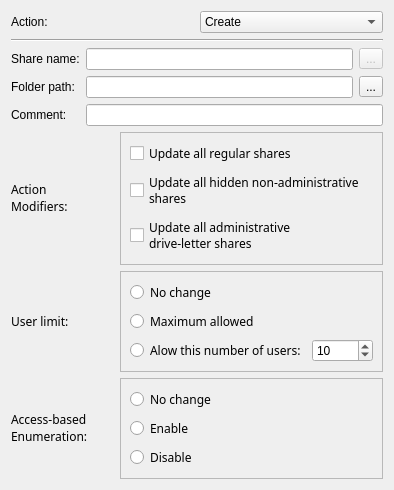
<?xml version="1.0" encoding="UTF-8"?>
<ui version="4.0">
 <class>SharesWidget</class>
 <widget class="QWidget" name="SharesWidget">
  <property name="geometry">
   <rect>
    <x>0</x>
    <y>0</y>
    <width>394</width>
    <height>487</height>
   </rect>
  </property>
  <property name="windowTitle">
   <string>Form</string>
  </property>
  <layout class="QGridLayout" name="gridLayout">
   <item row="1" column="0" colspan="2">
    <widget class="Line" name="line">
     <property name="font">
      <font>
       <pointsize>9</pointsize>
      </font>
     </property>
     <property name="orientation">
      <enum>Qt::Horizontal</enum>
     </property>
    </widget>
   </item>
   <item row="4" column="0">
    <widget class="QLabel" name="userLimitLabel">
     <property name="font">
      <font>
       <family>Sans Serif</family>
      </font>
     </property>
     <property name="contextMenuPolicy">
      <enum>Qt::NoContextMenu</enum>
     </property>
     <property name="layoutDirection">
      <enum>Qt::LeftToRight</enum>
     </property>
     <property name="autoFillBackground">
      <bool>false</bool>
     </property>
     <property name="frameShape">
      <enum>QFrame::NoFrame</enum>
     </property>
     <property name="text">
      <string>User limit:</string>
     </property>
     <property name="textFormat">
      <enum>Qt::AutoText</enum>
     </property>
     <property name="alignment">
      <set>Qt::AlignJustify|Qt::AlignVCenter</set>
     </property>
     <property name="textInteractionFlags">
      <set>Qt::LinksAccessibleByMouse|Qt::TextEditable|Qt::TextEditorInteraction|Qt::TextSelectableByKeyboard|Qt::TextSelectableByMouse</set>
     </property>
    </widget>
   </item>
   <item row="3" column="0">
    <widget class="QLabel" name="actionModifiersLabel">
     <property name="font">
      <font>
       <family>Sans Serif</family>
      </font>
     </property>
     <property name="contextMenuPolicy">
      <enum>Qt::NoContextMenu</enum>
     </property>
     <property name="layoutDirection">
      <enum>Qt::LeftToRight</enum>
     </property>
     <property name="autoFillBackground">
      <bool>false</bool>
     </property>
     <property name="text">
      <string>Action
Modifiers:</string>
     </property>
     <property name="textFormat">
      <enum>Qt::AutoText</enum>
     </property>
     <property name="alignment">
      <set>Qt::AlignJustify|Qt::AlignVCenter</set>
     </property>
     <property name="textInteractionFlags">
      <set>Qt::LinksAccessibleByMouse|Qt::TextEditable|Qt::TextEditorInteraction|Qt::TextSelectableByKeyboard|Qt::TextSelectableByMouse</set>
     </property>
    </widget>
   </item>
   <item row="2" column="0" colspan="2">
    <layout class="QGridLayout" name="shareLayout">
     <item row="0" column="0">
      <widget class="QLabel" name="shareNameLabel">
       <property name="text">
        <string>Share name:</string>
       </property>
      </widget>
     </item>
     <item row="0" column="1">
      <widget class="QLineEdit" name="shareNameLineEdit">
       <property name="text">
        <string/>
       </property>
      </widget>
     </item>
     <item row="1" column="0">
      <widget class="QLabel" name="folderPathLabel">
       <property name="text">
        <string>Folder path:</string>
       </property>
      </widget>
     </item>
     <item row="1" column="1">
      <widget class="QLineEdit" name="folderPathLineEdit">
       <property name="text">
        <string/>
       </property>
      </widget>
     </item>
     <item row="2" column="0">
      <widget class="QLabel" name="commentLabel">
       <property name="text">
        <string>Comment:</string>
       </property>
      </widget>
     </item>
     <item row="2" column="1" colspan="2">
      <widget class="QLineEdit" name="commentLineEdit">
       <property name="text">
        <string/>
       </property>
      </widget>
     </item>
     <item row="0" column="2">
      <widget class="QToolButton" name="shareToolButton">
       <property name="enabled">
        <bool>false</bool>
       </property>
       <property name="text">
        <string>...</string>
       </property>
      </widget>
     </item>
     <item row="1" column="2">
      <widget class="QToolButton" name="folderToolButton">
       <property name="text">
        <string>...</string>
       </property>
      </widget>
     </item>
    </layout>
   </item>
   <item row="3" column="1">
    <widget class="QFrame" name="modifiersFrame">
     <property name="frameShape">
      <enum>QFrame::StyledPanel</enum>
     </property>
     <layout class="QVBoxLayout" name="modifiersLayout">
      <item>
       <widget class="QCheckBox" name="updateAllRegularShares">
        <property name="font">
         <font>
          <family>Sans Serif</family>
          <weight>50</weight>
          <bold>false</bold>
         </font>
        </property>
        <property name="text">
         <string>Update all regular shares</string>
        </property>
       </widget>
      </item>
      <item>
       <widget class="QCheckBox" name="updateAllHiddenShares">
        <property name="font">
         <font>
          <family>Sans Serif</family>
          <weight>50</weight>
          <bold>false</bold>
         </font>
        </property>
        <property name="text">
         <string>Update all hidden non-administrative
shares</string>
        </property>
       </widget>
      </item>
      <item>
       <widget class="QCheckBox" name="updateAllAdministrativeDrives">
        <property name="font">
         <font>
          <family>Sans Serif</family>
          <weight>50</weight>
          <bold>false</bold>
         </font>
        </property>
        <property name="text">
         <string>Update all administrative
drive-letter shares</string>
        </property>
       </widget>
      </item>
     </layout>
    </widget>
   </item>
   <item row="0" column="0" colspan="2">
    <layout class="QHBoxLayout" name="actionLayout">
     <item>
      <widget class="QLabel" name="actionLabel">
       <property name="text">
        <string>Action:</string>
       </property>
       <property name="buddy">
        <cstring>actionComboBox</cstring>
       </property>
      </widget>
     </item>
     <item>
      <widget class="QComboBox" name="actionComboBox">
       <property name="currentText">
        <string>Create</string>
       </property>
       <item>
        <property name="text">
         <string>Create</string>
        </property>
       </item>
       <item>
        <property name="text">
         <string>Replace</string>
        </property>
       </item>
       <item>
        <property name="text">
         <string>Update</string>
        </property>
       </item>
       <item>
        <property name="text">
         <string>Delete</string>
        </property>
       </item>
      </widget>
     </item>
    </layout>
   </item>
   <item row="5" column="0">
    <widget class="QLabel" name="accessBasedLabel">
     <property name="font">
      <font>
       <family>Sans Serif</family>
      </font>
     </property>
     <property name="contextMenuPolicy">
      <enum>Qt::NoContextMenu</enum>
     </property>
     <property name="layoutDirection">
      <enum>Qt::LeftToRight</enum>
     </property>
     <property name="autoFillBackground">
      <bool>false</bool>
     </property>
     <property name="frameShape">
      <enum>QFrame::NoFrame</enum>
     </property>
     <property name="text">
      <string>Access-based
Enumeration:</string>
     </property>
     <property name="textFormat">
      <enum>Qt::AutoText</enum>
     </property>
     <property name="alignment">
      <set>Qt::AlignJustify|Qt::AlignVCenter</set>
     </property>
     <property name="textInteractionFlags">
      <set>Qt::LinksAccessibleByMouse|Qt::TextEditable|Qt::TextEditorInteraction|Qt::TextSelectableByKeyboard|Qt::TextSelectableByMouse</set>
     </property>
    </widget>
   </item>
   <item row="6" column="1">
    <spacer name="verticalSpacer">
     <property name="orientation">
      <enum>Qt::Vertical</enum>
     </property>
     <property name="sizeHint" stdset="0">
      <size>
       <width>20</width>
       <height>40</height>
      </size>
     </property>
    </spacer>
   </item>
   <item row="4" column="1">
    <widget class="QFrame" name="userFrame">
     <property name="frameShape">
      <enum>QFrame::StyledPanel</enum>
     </property>
     <layout class="QVBoxLayout" name="userLayout">
      <item>
       <widget class="QRadioButton" name="noChangeUsers">
        <property name="font">
         <font>
          <family>Sans Serif</family>
          <weight>50</weight>
          <bold>false</bold>
         </font>
        </property>
        <property name="text">
         <string>No change</string>
        </property>
       </widget>
      </item>
      <item>
       <widget class="QRadioButton" name="maximumAllowedUsers">
        <property name="font">
         <font>
          <family>Sans Serif</family>
          <weight>50</weight>
          <bold>false</bold>
         </font>
        </property>
        <property name="text">
         <string>Maximum allowed</string>
        </property>
       </widget>
      </item>
      <item>
       <layout class="QHBoxLayout" name="horizontalLayout">
        <item>
         <widget class="QRadioButton" name="allowThisNumberOfUsers">
          <property name="font">
           <font>
            <family>Sans Serif</family>
            <weight>50</weight>
            <bold>false</bold>
           </font>
          </property>
          <property name="text">
           <string>Alow this number of users:</string>
          </property>
         </widget>
        </item>
        <item>
         <widget class="QSpinBox" name="numberOfUsers">
          <property name="maximum">
           <number>65535</number>
          </property>
          <property name="value">
           <number>10</number>
          </property>
         </widget>
        </item>
       </layout>
      </item>
     </layout>
    </widget>
   </item>
   <item row="5" column="1">
    <widget class="QFrame" name="accessFrame">
     <property name="frameShape">
      <enum>QFrame::StyledPanel</enum>
     </property>
     <layout class="QVBoxLayout" name="accessLayout">
      <item>
       <widget class="QRadioButton" name="noChangeAccess">
        <property name="font">
         <font>
          <family>Sans Serif</family>
          <weight>50</weight>
          <bold>false</bold>
         </font>
        </property>
        <property name="text">
         <string>No change</string>
        </property>
       </widget>
      </item>
      <item>
       <widget class="QRadioButton" name="enableAccess">
        <property name="font">
         <font>
          <family>Sans Serif</family>
          <weight>50</weight>
          <bold>false</bold>
         </font>
        </property>
        <property name="text">
         <string>Enable</string>
        </property>
       </widget>
      </item>
      <item>
       <widget class="QRadioButton" name="disableAccess">
        <property name="font">
         <font>
          <family>Sans Serif</family>
          <weight>50</weight>
          <bold>false</bold>
         </font>
        </property>
        <property name="text">
         <string>Disable</string>
        </property>
       </widget>
      </item>
     </layout>
    </widget>
   </item>
  </layout>
 </widget>
 <resources/>
 <connections/>
</ui>
